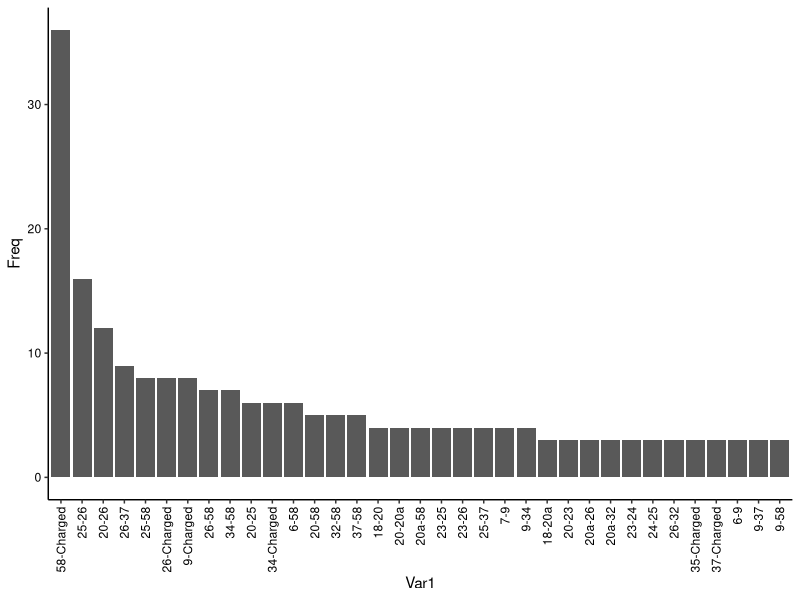
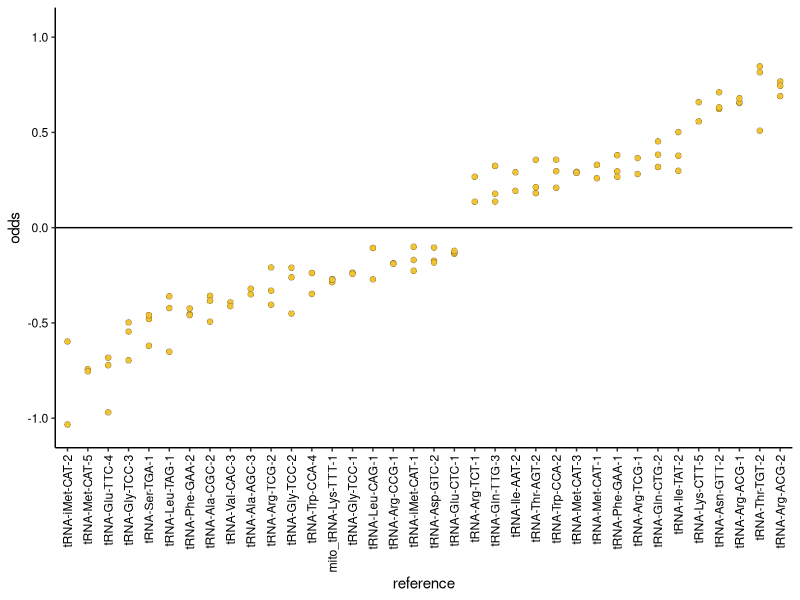
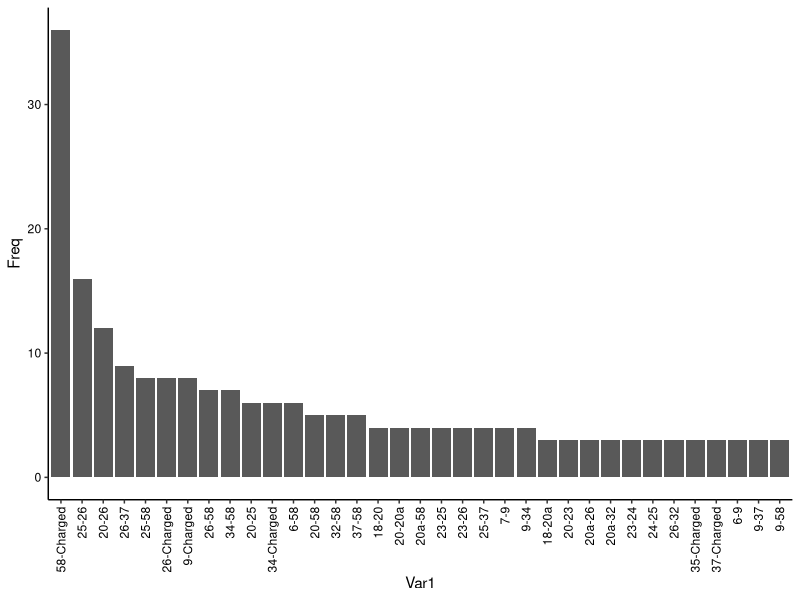
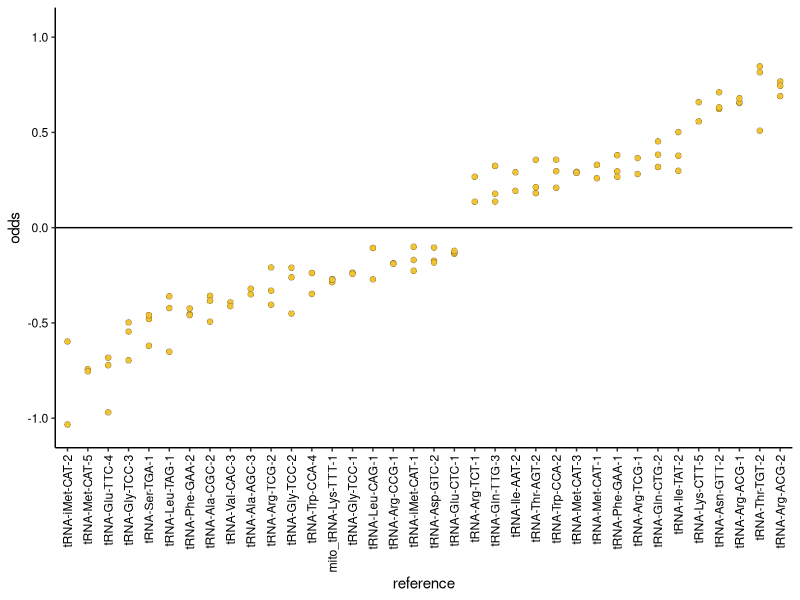
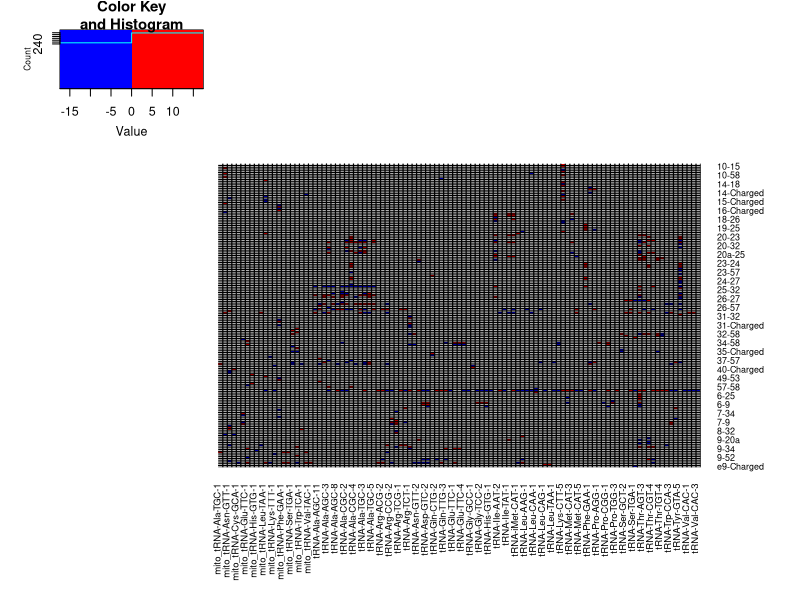

R code for these plots, in order:
library(ggplot2)
library(reshape)
library(gplots)

# Load data
sigdataset = read.delim("data/Human_stress_polysome/interdependences_significant.tsv")
# Subset wt data with al least 2/3 significant samples
wt_data = sigdataset[(sigdataset$cond=="control_total")&(sigdataset$X.samples>1),]

### Histogram ###
wt_data$pair = apply(wt_data,1,function(x) paste0(x[c("canon_var1","canon_var2")],collapse="-"))
paircounts = data.frame(table(wt_data$pair))
paircounts$Var1 = factor(x = as.character(paircounts$Var1), levels = as.character(unique(paircounts[order(-paircounts$Freq),"Var1"])))
ggplot(paircounts[paircounts$Freq>2,],aes(x=Var1, y=Freq)) +
  geom_bar(stat="identity") +
  theme_classic() +
  theme(axis.text.x = element_text(angle = 90, vjust = 0.5, hjust=1, color="black"),
        axis.text.y=element_text(colour="black"))
ggsave("plots/histogram_human_wt_pairs.pdf",width=7,height=2.5)

### Odds ratio distribution 58-Charged ###
subset_Ch58 = wt_data[wt_data$pair=="58-Charged",]
# Reformat
Ch58_data = c()
for (r in rownames(subset_Ch58)){
  tempdata = data.frame(row.names = 1:subset_Ch58[r,"X.samples"])
  tempdata$reference = substr(subset_Ch58[r,"reference"],14,100)
  odds = sapply(strsplit(subset_Ch58[r,"odds"],"\\[|\\]| ")[[1]], function(x) if (x!=""){as.numeric(x)}else{NA})
  tempdata$odds = odds[!is.na(odds)]
  tempdata$avg_odds = subset_Ch58[r,"avg_odds"]
  Ch58_data = rbind(Ch58_data,tempdata)
}
Ch58_data$reference = factor(x = as.character(Ch58_data$reference), levels = as.character(unique(Ch58_data[order(Ch58_data$avg_odds),"reference"])))
# Plot
ggplot(Ch58_data,aes(x=reference, y=odds)) +
  geom_point(shape = 21, stroke=0.1, size=2,fill="#f1c232ff") +
  geom_hline(yintercept=0) +
  ylim(-1.05,1.05) +
  theme_classic() +
  theme(axis.text.x = element_text(angle = 90, vjust = 0.5, hjust=1, color="black"),
        axis.text.y=element_text(colour="black"))
ggsave("plots/distribution_Chrg58_human_wt_pairs.pdf",width=7,height=3)

### Heatmap of all pairs ###
wt_data = sigdataset[(sigdataset$cond=="control_total")&(sigdataset$X.samples>0),]
wt_data$pair = apply(wt_data,1,function(x) paste0(x[c("canon_var1","canon_var2")],collapse="-"))
heatdf = as.matrix(cast(wt_data, pair ~ reference, mean, value = 'avg_odds'))
colnames(heatdf) = substr(colnames(heatdf),14,100)
pdf(file="plots/heatmap_human_wt_pairs.pdf", width=25, height=25)
heatmap.2(heatdf, col=c("blue","red"), Rowv = F, Colv = F,trace="none",margins=c(8,6),
          colsep=1:nrow(heatdf),rowsep=1:nrow(heatdf),sepcolor = "black")
dev.off()
